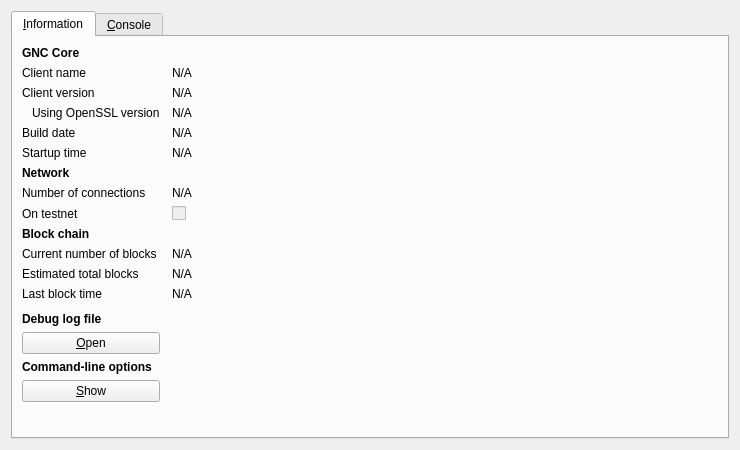
<?xml version="1.0" encoding="UTF-8"?>
<ui version="4.0">
 <class>RPCConsole</class>
 <widget class="QDialog" name="RPCConsole">
  <property name="geometry">
   <rect>
    <x>0</x>
    <y>0</y>
    <width>740</width>
    <height>450</height>
   </rect>
  </property>
  <property name="windowTitle">
   <string>GNC - Debug window</string>
  </property>
  <layout class="QVBoxLayout" name="verticalLayout_2">
   <item>
    <widget class="QTabWidget" name="tabWidget">
     <property name="currentIndex">
      <number>0</number>
     </property>
     <widget class="QWidget" name="tab_info">
      <attribute name="title">
       <string>&amp;Information</string>
      </attribute>
      <layout class="QGridLayout" name="gridLayout" columnstretch="0,1">
       <property name="horizontalSpacing">
        <number>12</number>
       </property>
       <item row="0" column="0">
        <widget class="QLabel" name="label_9">
         <property name="font">
          <font>
           <weight>75</weight>
           <bold>true</bold>
          </font>
         </property>
         <property name="text">
          <string>GNC Core</string>
         </property>
        </widget>
       </item>
       <item row="1" column="0">
        <widget class="QLabel" name="label_5">
         <property name="text">
          <string>Client name</string>
         </property>
        </widget>
       </item>
       <item row="1" column="1">
        <widget class="QLabel" name="clientName">
         <property name="cursor">
          <cursorShape>IBeamCursor</cursorShape>
         </property>
         <property name="text">
          <string>N/A</string>
         </property>
         <property name="textFormat">
          <enum>Qt::PlainText</enum>
         </property>
         <property name="textInteractionFlags">
          <set>Qt::LinksAccessibleByMouse|Qt::TextSelectableByKeyboard|Qt::TextSelectableByMouse</set>
         </property>
        </widget>
       </item>
       <item row="2" column="0">
        <widget class="QLabel" name="label_6">
         <property name="text">
          <string>Client version</string>
         </property>
        </widget>
       </item>
       <item row="2" column="1">
        <widget class="QLabel" name="clientVersion">
         <property name="cursor">
          <cursorShape>IBeamCursor</cursorShape>
         </property>
         <property name="text">
          <string>N/A</string>
         </property>
         <property name="textFormat">
          <enum>Qt::PlainText</enum>
         </property>
         <property name="textInteractionFlags">
          <set>Qt::LinksAccessibleByMouse|Qt::TextSelectableByKeyboard|Qt::TextSelectableByMouse</set>
         </property>
        </widget>
       </item>
       <item row="3" column="0">
        <widget class="QLabel" name="label_14">
         <property name="text">
          <string>Using OpenSSL version</string>
         </property>
         <property name="indent">
          <number>10</number>
         </property>
        </widget>
       </item>
       <item row="3" column="1">
        <widget class="QLabel" name="openSSLVersion">
         <property name="cursor">
          <cursorShape>IBeamCursor</cursorShape>
         </property>
         <property name="text">
          <string>N/A</string>
         </property>
         <property name="textFormat">
          <enum>Qt::PlainText</enum>
         </property>
         <property name="textInteractionFlags">
          <set>Qt::LinksAccessibleByMouse|Qt::TextSelectableByKeyboard|Qt::TextSelectableByMouse</set>
         </property>
        </widget>
       </item>
       <item row="4" column="0">
        <widget class="QLabel" name="label_12">
         <property name="text">
          <string>Build date</string>
         </property>
        </widget>
       </item>
       <item row="4" column="1">
        <widget class="QLabel" name="buildDate">
         <property name="cursor">
          <cursorShape>IBeamCursor</cursorShape>
         </property>
         <property name="text">
          <string>N/A</string>
         </property>
         <property name="textFormat">
          <enum>Qt::PlainText</enum>
         </property>
         <property name="textInteractionFlags">
          <set>Qt::LinksAccessibleByMouse|Qt::TextSelectableByKeyboard|Qt::TextSelectableByMouse</set>
         </property>
        </widget>
       </item>
       <item row="5" column="0">
        <widget class="QLabel" name="label_13">
         <property name="text">
          <string>Startup time</string>
         </property>
        </widget>
       </item>
       <item row="5" column="1">
        <widget class="QLabel" name="startupTime">
         <property name="cursor">
          <cursorShape>IBeamCursor</cursorShape>
         </property>
         <property name="text">
          <string>N/A</string>
         </property>
         <property name="textFormat">
          <enum>Qt::PlainText</enum>
         </property>
         <property name="textInteractionFlags">
          <set>Qt::LinksAccessibleByMouse|Qt::TextSelectableByKeyboard|Qt::TextSelectableByMouse</set>
         </property>
        </widget>
       </item>
       <item row="6" column="0">
        <widget class="QLabel" name="label_11">
         <property name="font">
          <font>
           <weight>75</weight>
           <bold>true</bold>
          </font>
         </property>
         <property name="text">
          <string>Network</string>
         </property>
        </widget>
       </item>
       <item row="7" column="0">
        <widget class="QLabel" name="label_7">
         <property name="text">
          <string>Number of connections</string>
         </property>
        </widget>
       </item>
       <item row="7" column="1">
        <widget class="QLabel" name="numberOfConnections">
         <property name="cursor">
          <cursorShape>IBeamCursor</cursorShape>
         </property>
         <property name="text">
          <string>N/A</string>
         </property>
         <property name="textFormat">
          <enum>Qt::PlainText</enum>
         </property>
         <property name="textInteractionFlags">
          <set>Qt::LinksAccessibleByMouse|Qt::TextSelectableByKeyboard|Qt::TextSelectableByMouse</set>
         </property>
        </widget>
       </item>
       <item row="8" column="0">
        <widget class="QLabel" name="label_8">
         <property name="text">
          <string>On testnet</string>
         </property>
        </widget>
       </item>
       <item row="8" column="1">
        <widget class="QCheckBox" name="isTestNet">
         <property name="enabled">
          <bool>false</bool>
         </property>
         <property name="text">
          <string/>
         </property>
        </widget>
       </item>
       <item row="9" column="0">
        <widget class="QLabel" name="label_10">
         <property name="font">
          <font>
           <weight>75</weight>
           <bold>true</bold>
          </font>
         </property>
         <property name="text">
          <string>Block chain</string>
         </property>
        </widget>
       </item>
       <item row="10" column="0">
        <widget class="QLabel" name="label_3">
         <property name="text">
          <string>Current number of blocks</string>
         </property>
        </widget>
       </item>
       <item row="10" column="1">
        <widget class="QLabel" name="numberOfBlocks">
         <property name="cursor">
          <cursorShape>IBeamCursor</cursorShape>
         </property>
         <property name="text">
          <string>N/A</string>
         </property>
         <property name="textFormat">
          <enum>Qt::PlainText</enum>
         </property>
         <property name="textInteractionFlags">
          <set>Qt::LinksAccessibleByMouse|Qt::TextSelectableByKeyboard|Qt::TextSelectableByMouse</set>
         </property>
        </widget>
       </item>
       <item row="11" column="0">
        <widget class="QLabel" name="label_4">
         <property name="text">
          <string>Estimated total blocks</string>
         </property>
        </widget>
       </item>
       <item row="11" column="1">
        <widget class="QLabel" name="totalBlocks">
         <property name="cursor">
          <cursorShape>IBeamCursor</cursorShape>
         </property>
         <property name="text">
          <string>N/A</string>
         </property>
         <property name="textFormat">
          <enum>Qt::PlainText</enum>
         </property>
         <property name="textInteractionFlags">
          <set>Qt::LinksAccessibleByMouse|Qt::TextSelectableByKeyboard|Qt::TextSelectableByMouse</set>
         </property>
        </widget>
       </item>
       <item row="12" column="0">
        <widget class="QLabel" name="label_2">
         <property name="text">
          <string>Last block time</string>
         </property>
        </widget>
       </item>
       <item row="12" column="1">
        <widget class="QLabel" name="lastBlockTime">
         <property name="cursor">
          <cursorShape>IBeamCursor</cursorShape>
         </property>
         <property name="text">
          <string>N/A</string>
         </property>
         <property name="textFormat">
          <enum>Qt::PlainText</enum>
         </property>
         <property name="textInteractionFlags">
          <set>Qt::LinksAccessibleByMouse|Qt::TextSelectableByKeyboard|Qt::TextSelectableByMouse</set>
         </property>
        </widget>
       </item>
       <item row="13" column="0">
        <spacer name="verticalSpacer_2">
         <property name="orientation">
          <enum>Qt::Vertical</enum>
         </property>
         <property name="sizeHint" stdset="0">
          <size>
           <width>20</width>
           <height>20</height>
          </size>
         </property>
        </spacer>
       </item>
       <item row="14" column="0">
        <widget class="QLabel" name="labelDebugLogfile">
         <property name="font">
          <font>
           <weight>75</weight>
           <bold>true</bold>
          </font>
         </property>
         <property name="text">
          <string>Debug log file</string>
         </property>
        </widget>
       </item>
       <item row="15" column="0">
        <widget class="QPushButton" name="openDebugLogfileButton">
         <property name="toolTip">
          <string>Open the GNC debug log file from the current data directory. This can take a few seconds for large log files.</string>
         </property>
         <property name="text">
          <string>&amp;Open</string>
         </property>
         <property name="autoDefault">
          <bool>false</bool>
         </property>
        </widget>
       </item>
       <item row="16" column="0">
        <widget class="QLabel" name="labelCLOptions">
         <property name="font">
          <font>
           <weight>75</weight>
           <bold>true</bold>
          </font>
         </property>
         <property name="text">
          <string>Command-line options</string>
         </property>
        </widget>
       </item>
       <item row="17" column="0">
        <widget class="QPushButton" name="showCLOptionsButton">
         <property name="toolTip">
          <string>Show the GNC-Qt help message to get a list with possible GNC command-line options.</string>
         </property>
         <property name="text">
          <string>&amp;Show</string>
         </property>
         <property name="autoDefault">
          <bool>false</bool>
         </property>
        </widget>
       </item>
       <item row="18" column="0">
        <spacer name="verticalSpacer">
         <property name="orientation">
          <enum>Qt::Vertical</enum>
         </property>
         <property name="sizeHint" stdset="0">
          <size>
           <width>20</width>
           <height>40</height>
          </size>
         </property>
        </spacer>
       </item>
      </layout>
     </widget>
     <widget class="QWidget" name="tab_console">
      <attribute name="title">
       <string>&amp;Console</string>
      </attribute>
      <layout class="QVBoxLayout" name="verticalLayout_3">
       <property name="spacing">
        <number>3</number>
       </property>
       <item>
        <widget class="QTextEdit" name="messagesWidget">
         <property name="minimumSize">
          <size>
           <width>0</width>
           <height>100</height>
          </size>
         </property>
         <property name="readOnly">
          <bool>true</bool>
         </property>
         <property name="tabKeyNavigation" stdset="0">
          <bool>false</bool>
         </property>
         <property name="columnCount" stdset="0">
          <number>2</number>
         </property>
        </widget>
       </item>
       <item>
        <layout class="QHBoxLayout" name="horizontalLayout">
         <property name="spacing">
          <number>3</number>
         </property>
         <item>
          <widget class="QLabel" name="label">
           <property name="text">
            <string notr="true">&gt;</string>
           </property>
          </widget>
         </item>
         <item>
          <widget class="QLineEdit" name="lineEdit"/>
         </item>
         <item>
          <widget class="QPushButton" name="clearButton">
           <property name="maximumSize">
            <size>
             <width>24</width>
             <height>24</height>
            </size>
           </property>
           <property name="toolTip">
            <string>Clear console</string>
           </property>
           <property name="text">
            <string/>
           </property>
           <property name="icon">
            <iconset resource="../bitcoin.qrc">
             <normaloff>:/icons/remove</normaloff>:/icons/remove</iconset>
           </property>
           <property name="shortcut">
            <string notr="true">Ctrl+L</string>
           </property>
           <property name="autoDefault">
            <bool>false</bool>
           </property>
          </widget>
         </item>
        </layout>
       </item>
      </layout>
     </widget>
    </widget>
   </item>
  </layout>
 </widget>
 <resources>
  <include location="../bitcoin.qrc"/>
 </resources>
 <connections/>
</ui>
